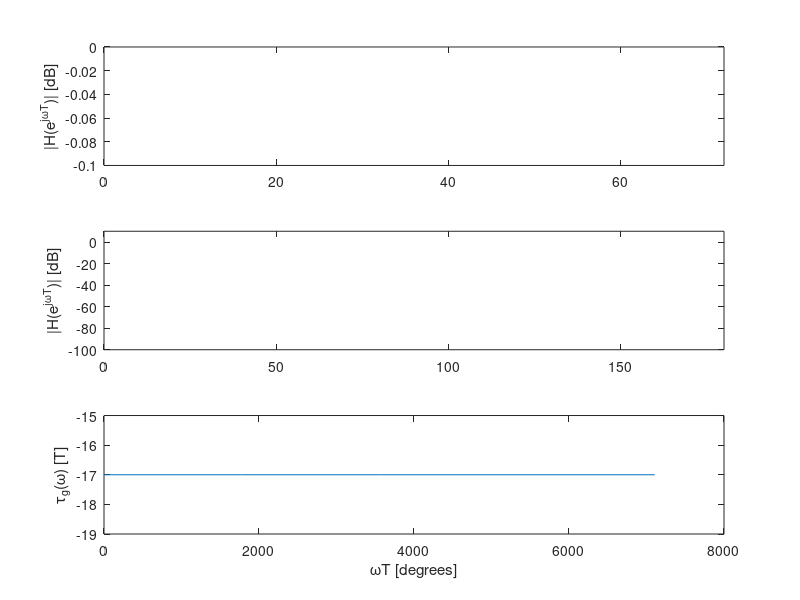

Recreate this plot in MATLAB.
% Requirements for the lowpass filter
% Filter 1
wdc=0.3;
wds=0.5;
Amax=0.1;
Amin=60;

T=1;
wc=(2/T)*tan(wdc/2);
ws=(2/T)*tan(wds/2);

% Filter 2
% wc=0.3;
% ws=0.5;
% Amax=0.01;
% Amin=80;

% Filter 3
% wc=0.45;
% ws=0.5;
% Amax=0.1;
% Amin=60;

% Synthesis of the Butterworth filter
[N,Wn]=buttord(wc,ws,Amax,Amin,'s');
[Z,P,G]=buttap(N);
epsilon=sqrt(10^(0.1*Amax)-1);
w0p=wc*epsilon^(-1/N);
P=P*w0p;
G=G*w0p^N;

% Synthesis of the Chebyshev-I filter
% [N,Wn]=cheb1ord(wc,ws,Amax,Amin,'s');
% [Z,P,G]=cheb1ap(N,Amax);
% P=P*wc;
% G=G*wc^N;

% Synthesis of the Chebyshev-II filter
% [N,Wn]=cheb2ord(wc,ws,Amax,Amin,'s');
% [Z,P,G]=cheb2ap(N,Amin);
% Z=Z*ws;
% P=P*ws;
% G=G*ws^(length(P)-length(Z));

% Synthesis of the Cauer filter
% [N,Wn]=ellipord(wc,ws,Amax,Amin,'s');
% [Z,P,G]=ellipap(N,Amax,Amin);
% Z=Z*wc;
% P=P*wc;
% G=G*wc^(length(P)-length(Z));

[Zd,Pd,Gd] = bilinear(Z,P,G,1);

wT = linspace(0,pi,5);
[N,D] = zp2tf(Z,P,G);
[H,wT] = freqz(N,D,wT);
magdB = 20*log10(abs(H));
[gd,wT] = grpdelay(N,D,wT);

figure; 
subplot(3,1,1);
plot(wT*180/pi,magdB);
axis([0 72 -0.1 0.0]);
ylabel('|H(e^j^\omega^T)| [dB]');
subplot(3,1,2);
plot(wT*180/pi,magdB);
axis([0 180 -100 10]);
ylabel('|H(e^j^\omega^T)| [dB]');
subplot(3,1,3);
plot(wT*180/pi,gd);
xlabel('\omegaT [degrees]');
ylabel('\tau_g(\omega) [T]');